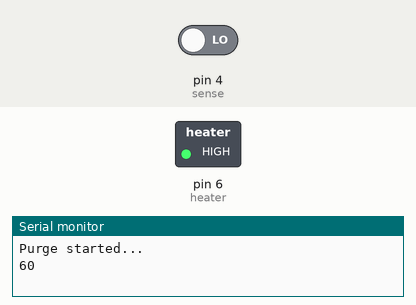
This sketch was run on a simulated Arduino Uno, built with avr-gcc and run on an emulated ATmega328P. Shown: switched loads named in the sketch (green lamp = pin HIGH), the last lines printed to the serial monitor. The inputs (shaded band) are chosen by the test bench; at power-on: pin 4 (sense) LOW.

Above: at 0.1 s.
At 60.1 s:
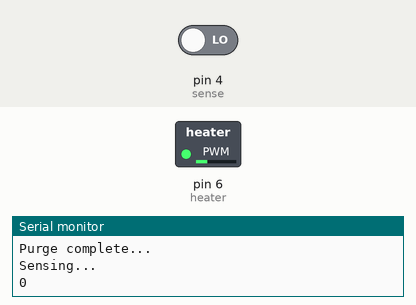
Timing chart, 0 to 61.6 s (numbered marks = the images above):
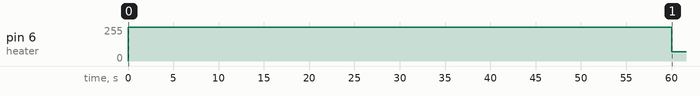

Measured:
- by itself, pin 6 (heater): 0/255 → 255/255 at 0.00 s, → 71/255 60.0 s later

The sketch:

GasSensorCO.ino
```cpp
int sense = 4;
int heater = 6;

void setup() {
  Serial.begin(9600);
  pinMode(heater, OUTPUT);
  pinMode(sense, INPUT);
}

void loop() {
  COCycle();
}

void COCycle() {
  digitalWrite(heater, HIGH);     // Turn heater on
  Serial.println("Purge started...");
  for(int i = 60; i > 0; i--) {   // Delay for 60 seconds
    Serial.println(i);
    delay(1000);
  }
  Serial.println("Purge complete...");

  Serial.println("Sensing...");
  analogWrite(heater, 71);        //1.4V PWM

  for(int i = 0; i <= 90; i++) {  // Read for 90 seconds
    Serial.print(i, DEC);
    if(digitalRead(sense) == 1)   // Show alarm if triggered
      Serial.print("  ALARM");
    Serial.println("");
    delay(1000);
  }
  Serial.println("Sense complete...");
}
```
